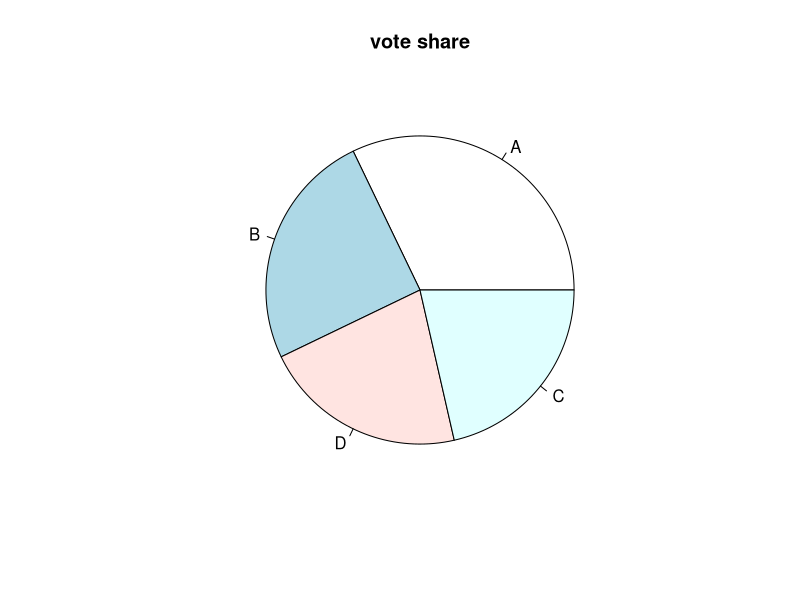
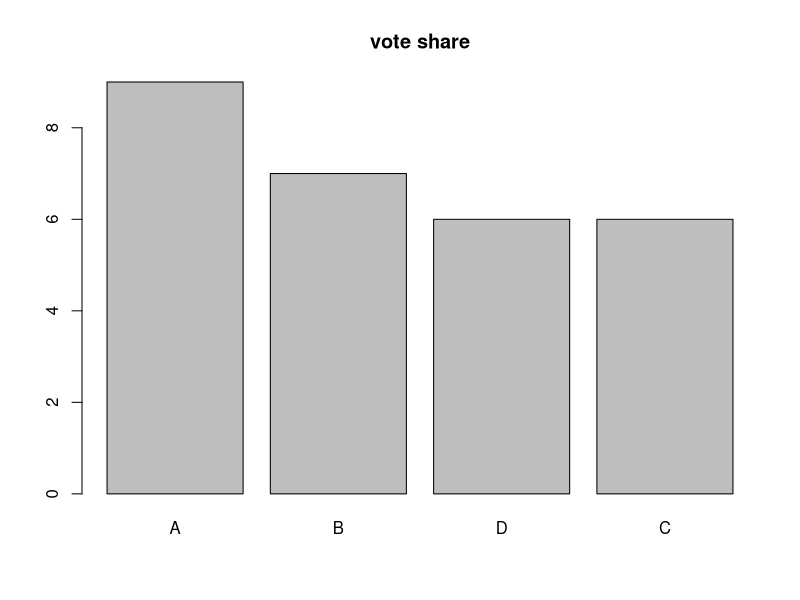
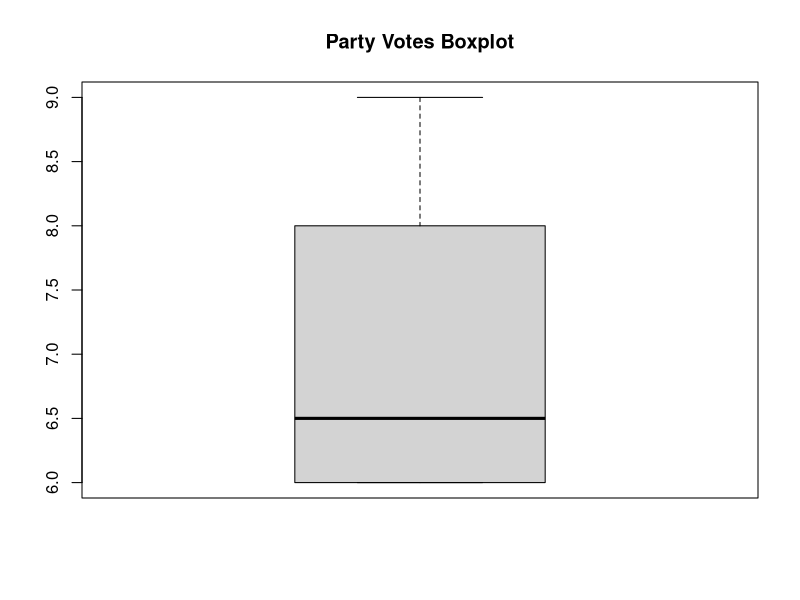
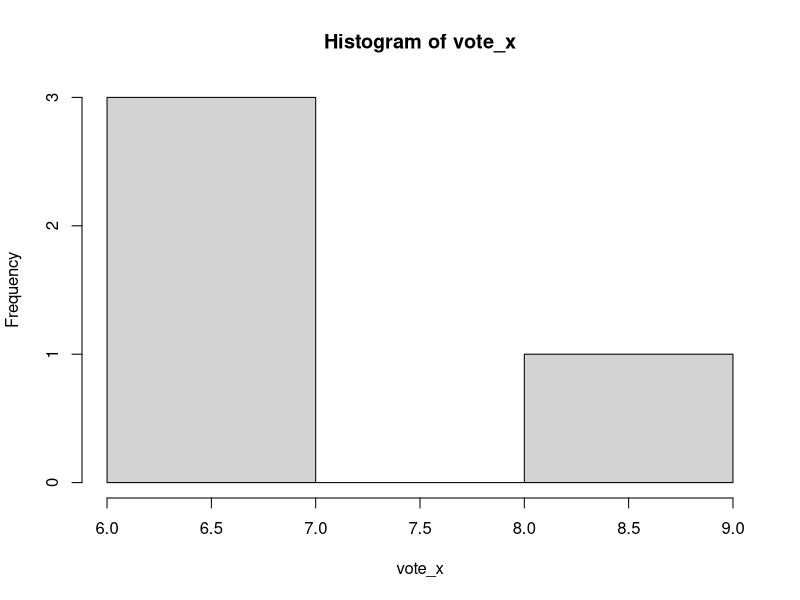

These figures' R source, in order:
## ---- chunk 1
election <-  read.table('election.csv', header=TRUE, sep=',')
election
## ---- chunk 2
party <- unique(election["Party"])
party
## ---- chunk 3
vote_count <- replicate(nrow(party), 0)
counts <- data.frame(party, vote_count)
counts
## ---- chunk 4
for (row in (1:nrow(counts))){
  val <- counts[row, "Party"]
  voter_party_x <- election[election$Party == val, ]
  counts [row, "vote_count"] <- nrow(voter_party_x)
}
counts

## ---- chunk 5
vote_x <- counts$vote_count
vote_labels <- counts$Party
pie (vote_x, vote_labels, main="vote share") #pie chart
## ---- chunk 6
barplot (vote_x, names.arg = vote_labels, main="vote share") #bar plot
## ---- chunk 7
boxplot (vote_x,main="Party Votes Boxplot")
hist (vote_x)
